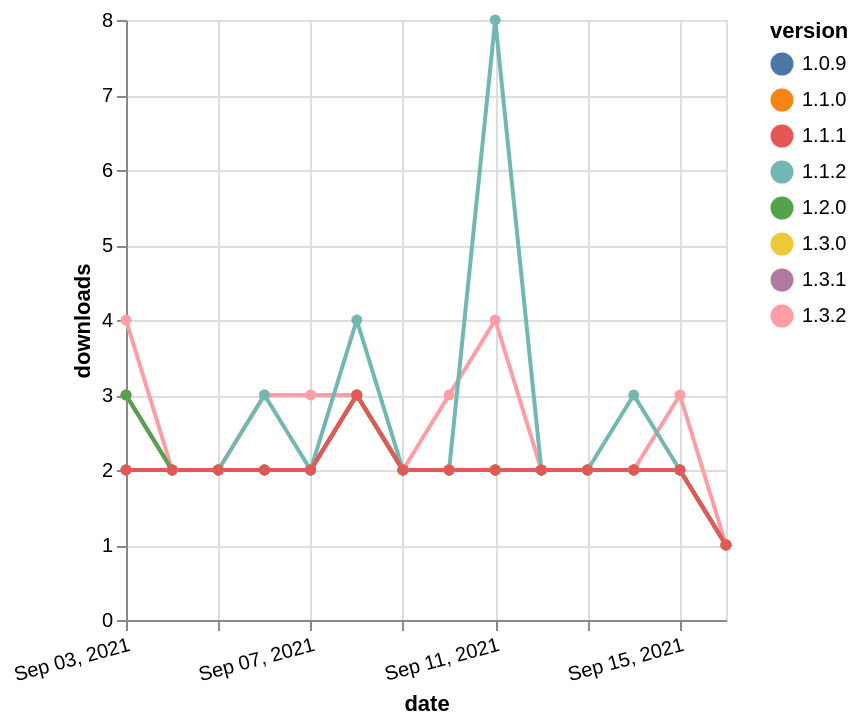

The specification (Vega-Lite) saved for this image:
### Vega-Lite specification from a JSON file in a GitHub repository (floating-point values rounded to 4 significant figures)
{"$schema": "https://vega.github.io/schema/vega-lite/v5.json", "description": "A simple bar chart with embedded data.", "data": {"values": [{"date": "2021-09-03", "total": 667, "delta": 2, "version": "1.0.9"}, {"date": "2021-09-04", "total": 669, "delta": 2, "version": "1.0.9"}, {"date": "2021-09-05", "total": 671, "delta": 2, "version": "1.0.9"}, {"date": "2021-09-06", "total": 673, "delta": 2, "version": "1.0.9"}, {"date": "2021-09-07", "total": 675, "delta": 2, "version": "1.0.9"}, {"date": "2021-09-08", "total": 678, "delta": 3, "version": "1.0.9"}, {"date": "2021-09-09", "total": 680, "delta": 2, "version": "1.0.9"}, {"date": "2021-09-10", "total": 682, "delta": 2, "version": "1.0.9"}, {"date": "2021-09-11", "total": 684, "delta": 2, "version": "1.0.9"}, {"date": "2021-09-12", "total": 686, "delta": 2, "version": "1.0.9"}, {"date": "2021-09-13", "total": 688, "delta": 2, "version": "1.0.9"}, {"date": "2021-09-14", "total": 690, "delta": 2, "version": "1.0.9"}, {"date": "2021-09-15", "total": 692, "delta": 2, "version": "1.0.9"}, {"date": "2021-09-16", "total": 693, "delta": 1, "version": "1.0.9"}, {"date": "2021-09-03", "total": 543, "delta": 2, "version": "1.1.0"}, {"date": "2021-09-04", "total": 545, "delta": 2, "version": "1.1.0"}, {"date": "2021-09-05", "total": 547, "delta": 2, "version": "1.1.0"}, {"date": "2021-09-06", "total": 549, "delta": 2, "version": "1.1.0"}, {"date": "2021-09-07", "total": 551, "delta": 2, "version": "1.1.0"}, {"date": "2021-09-08", "total": 554, "delta": 3, "version": "1.1.0"}, {"date": "2021-09-09", "total": 556, "delta": 2, "version": "1.1.0"}, {"date": "2021-09-10", "total": 558, "delta": 2, "version": "1.1.0"}, {"date": "2021-09-11", "total": 560, "delta": 2, "version": "1.1.0"}, {"date": "2021-09-12", "total": 562, "delta": 2, "version": "1.1.0"}, {"date": "2021-09-13", "total": 564, "delta": 2, "version": "1.1.0"}, {"date": "2021-09-14", "total": 566, "delta": 2, "version": "1.1.0"}, {"date": "2021-09-15", "total": 568, "delta": 2, "version": "1.1.0"}, {"date": "2021-09-16", "total": 569, "delta": 1, "version": "1.1.0"}, {"date": "2021-09-03", "total": 233, "delta": 3, "version": "1.3.0"}, {"date": "2021-09-04", "total": 235, "delta": 2, "version": "1.3.0"}, {"date": "2021-09-05", "total": 237, "delta": 2, "version": "1.3.0"}, {"date": "2021-09-06", "total": 239, "delta": 2, "version": "1.3.0"}, {"date": "2021-09-07", "total": 241, "delta": 2, "version": "1.3.0"}, {"date": "2021-09-08", "total": 244, "delta": 3, "version": "1.3.0"}, {"date": "2021-09-09", "total": 246, "delta": 2, "version": "1.3.0"}, {"date": "2021-09-10", "total": 248, "delta": 2, "version": "1.3.0"}, {"date": "2021-09-11", "total": 250, "delta": 2, "version": "1.3.0"}, {"date": "2021-09-12", "total": 252, "delta": 2, "version": "1.3.0"}, {"date": "2021-09-13", "total": 254, "delta": 2, "version": "1.3.0"}, {"date": "2021-09-14", "total": 256, "delta": 2, "version": "1.3.0"}, {"date": "2021-09-15", "total": 258, "delta": 2, "version": "1.3.0"}, {"date": "2021-09-16", "total": 259, "delta": 1, "version": "1.3.0"}, {"date": "2021-09-03", "total": 204, "delta": 3, "version": "1.3.1"}, {"date": "2021-09-04", "total": 206, "delta": 2, "version": "1.3.1"}, {"date": "2021-09-05", "total": 208, "delta": 2, "version": "1.3.1"}, {"date": "2021-09-06", "total": 210, "delta": 2, "version": "1.3.1"}, {"date": "2021-09-07", "total": 212, "delta": 2, "version": "1.3.1"}, {"date": "2021-09-08", "total": 215, "delta": 3, "version": "1.3.1"}, {"date": "2021-09-09", "total": 217, "delta": 2, "version": "1.3.1"}, {"date": "2021-09-10", "total": 219, "delta": 2, "version": "1.3.1"}, {"date": "2021-09-11", "total": 221, "delta": 2, "version": "1.3.1"}, {"date": "2021-09-12", "total": 223, "delta": 2, "version": "1.3.1"}, {"date": "2021-09-13", "total": 225, "delta": 2, "version": "1.3.1"}, {"date": "2021-09-14", "total": 227, "delta": 2, "version": "1.3.1"}, {"date": "2021-09-15", "total": 229, "delta": 2, "version": "1.3.1"}, {"date": "2021-09-16", "total": 230, "delta": 1, "version": "1.3.1"}, {"date": "2021-09-03", "total": 255, "delta": 4, "version": "1.3.2"}, {"date": "2021-09-04", "total": 257, "delta": 2, "version": "1.3.2"}, {"date": "2021-09-05", "total": 259, "delta": 2, "version": "1.3.2"}, {"date": "2021-09-06", "total": 262, "delta": 3, "version": "1.3.2"}, {"date": "2021-09-07", "total": 265, "delta": 3, "version": "1.3.2"}, {"date": "2021-09-08", "total": 268, "delta": 3, "version": "1.3.2"}, {"date": "2021-09-09", "total": 270, "delta": 2, "version": "1.3.2"}, {"date": "2021-09-10", "total": 273, "delta": 3, "version": "1.3.2"}, {"date": "2021-09-11", "total": 277, "delta": 4, "version": "1.3.2"}, {"date": "2021-09-12", "total": 279, "delta": 2, "version": "1.3.2"}, {"date": "2021-09-13", "total": 281, "delta": 2, "version": "1.3.2"}, {"date": "2021-09-14", "total": 283, "delta": 2, "version": "1.3.2"}, {"date": "2021-09-15", "total": 286, "delta": 3, "version": "1.3.2"}, {"date": "2021-09-16", "total": 287, "delta": 1, "version": "1.3.2"}, {"date": "2021-09-03", "total": 259, "delta": 3, "version": "1.2.0"}, {"date": "2021-09-04", "total": 261, "delta": 2, "version": "1.2.0"}, {"date": "2021-09-05", "total": 263, "delta": 2, "version": "1.2.0"}, {"date": "2021-09-06", "total": 265, "delta": 2, "version": "1.2.0"}, {"date": "2021-09-07", "total": 267, "delta": 2, "version": "1.2.0"}, {"date": "2021-09-08", "total": 270, "delta": 3, "version": "1.2.0"}, {"date": "2021-09-09", "total": 272, "delta": 2, "version": "1.2.0"}, {"date": "2021-09-10", "total": 274, "delta": 2, "version": "1.2.0"}, {"date": "2021-09-11", "total": 276, "delta": 2, "version": "1.2.0"}, {"date": "2021-09-12", "total": 278, "delta": 2, "version": "1.2.0"}, {"date": "2021-09-13", "total": 280, "delta": 2, "version": "1.2.0"}, {"date": "2021-09-14", "total": 282, "delta": 2, "version": "1.2.0"}, {"date": "2021-09-15", "total": 284, "delta": 2, "version": "1.2.0"}, {"date": "2021-09-16", "total": 285, "delta": 1, "version": "1.2.0"}, {"date": "2021-09-03", "total": 557, "delta": 2, "version": "1.1.2"}, {"date": "2021-09-04", "total": 559, "delta": 2, "version": "1.1.2"}, {"date": "2021-09-05", "total": 561, "delta": 2, "version": "1.1.2"}, {"date": "2021-09-06", "total": 564, "delta": 3, "version": "1.1.2"}, {"date": "2021-09-07", "total": 566, "delta": 2, "version": "1.1.2"}, {"date": "2021-09-08", "total": 570, "delta": 4, "version": "1.1.2"}, {"date": "2021-09-09", "total": 572, "delta": 2, "version": "1.1.2"}, {"date": "2021-09-10", "total": 574, "delta": 2, "version": "1.1.2"}, {"date": "2021-09-11", "total": 582, "delta": 8, "version": "1.1.2"}, {"date": "2021-09-12", "total": 584, "delta": 2, "version": "1.1.2"}, {"date": "2021-09-13", "total": 586, "delta": 2, "version": "1.1.2"}, {"date": "2021-09-14", "total": 589, "delta": 3, "version": "1.1.2"}, {"date": "2021-09-15", "total": 591, "delta": 2, "version": "1.1.2"}, {"date": "2021-09-16", "total": 592, "delta": 1, "version": "1.1.2"}, {"date": "2021-09-03", "total": 471, "delta": 2, "version": "1.1.1"}, {"date": "2021-09-04", "total": 473, "delta": 2, "version": "1.1.1"}, {"date": "2021-09-05", "total": 475, "delta": 2, "version": "1.1.1"}, {"date": "2021-09-06", "total": 477, "delta": 2, "version": "1.1.1"}, {"date": "2021-09-07", "total": 479, "delta": 2, "version": "1.1.1"}, {"date": "2021-09-08", "total": 482, "delta": 3, "version": "1.1.1"}, {"date": "2021-09-09", "total": 484, "delta": 2, "version": "1.1.1"}, {"date": "2021-09-10", "total": 486, "delta": 2, "version": "1.1.1"}, {"date": "2021-09-11", "total": 488, "delta": 2, "version": "1.1.1"}, {"date": "2021-09-12", "total": 490, "delta": 2, "version": "1.1.1"}, {"date": "2021-09-13", "total": 492, "delta": 2, "version": "1.1.1"}, {"date": "2021-09-14", "total": 494, "delta": 2, "version": "1.1.1"}, {"date": "2021-09-15", "total": 496, "delta": 2, "version": "1.1.1"}, {"date": "2021-09-16", "total": 497, "delta": 1, "version": "1.1.1"}]}, "width": "container", "mark": {"type": "line", "point": {"filled": true}}, "encoding": {"x": {"field": "date", "type": "temporal", "timeUnit": "yearmonthdate", "title": "date", "axis": {"labelAngle": -15}}, "y": {"field": "delta", "type": "quantitative", "title": "downloads"}, "color": {"field": "version", "type": "nominal"}, "tooltip": {"field": "delta"}}}
